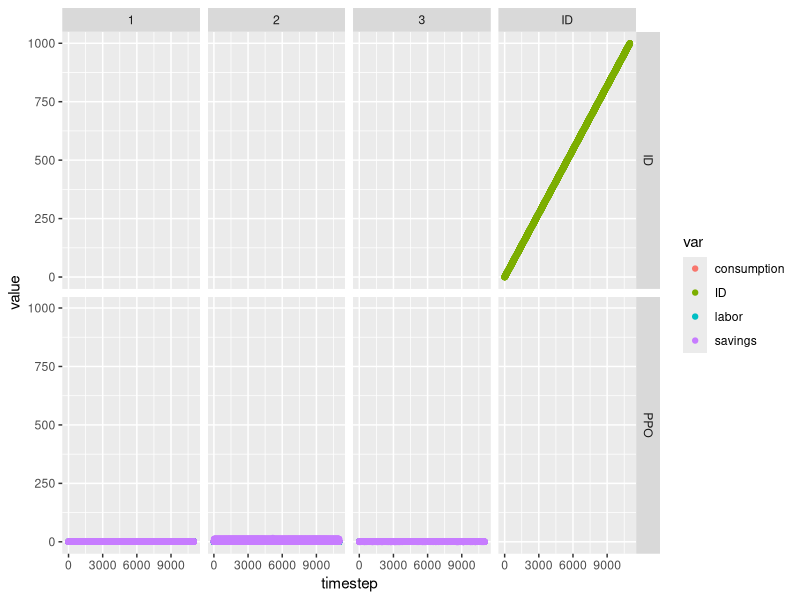

Generate this figure with R:
library(tidyr)
library(dplyr)
library(ggplot2)

df <- read.csv(file='df_base_env02_c.csv')
last <- ncol(df)
columns <- df[2:last]

df <- gather(data=df,
                    key=temp,
                    value=value,
                    names(columns),
                    factor_key=TRUE)

df$model <- sub("\\_.*", "", df$temp)
df$income_path <- sub(".*_(.+)_.*", "\\1", df$temp)
df$var <- sub(".*_(.+)", "\\1", df$temp)
df$temp <- NULL

df <- df[, c(1,3,4,5,2)]
names(df)[names(df) == 'X'] <- 'timestep'

# df <- df[ which(df$var!='savings'), ]

ggplot(data=df, aes(x=timestep, y=value, colour=var)) +
    geom_point() +
    facet_grid(vars(model), vars(income_path))
